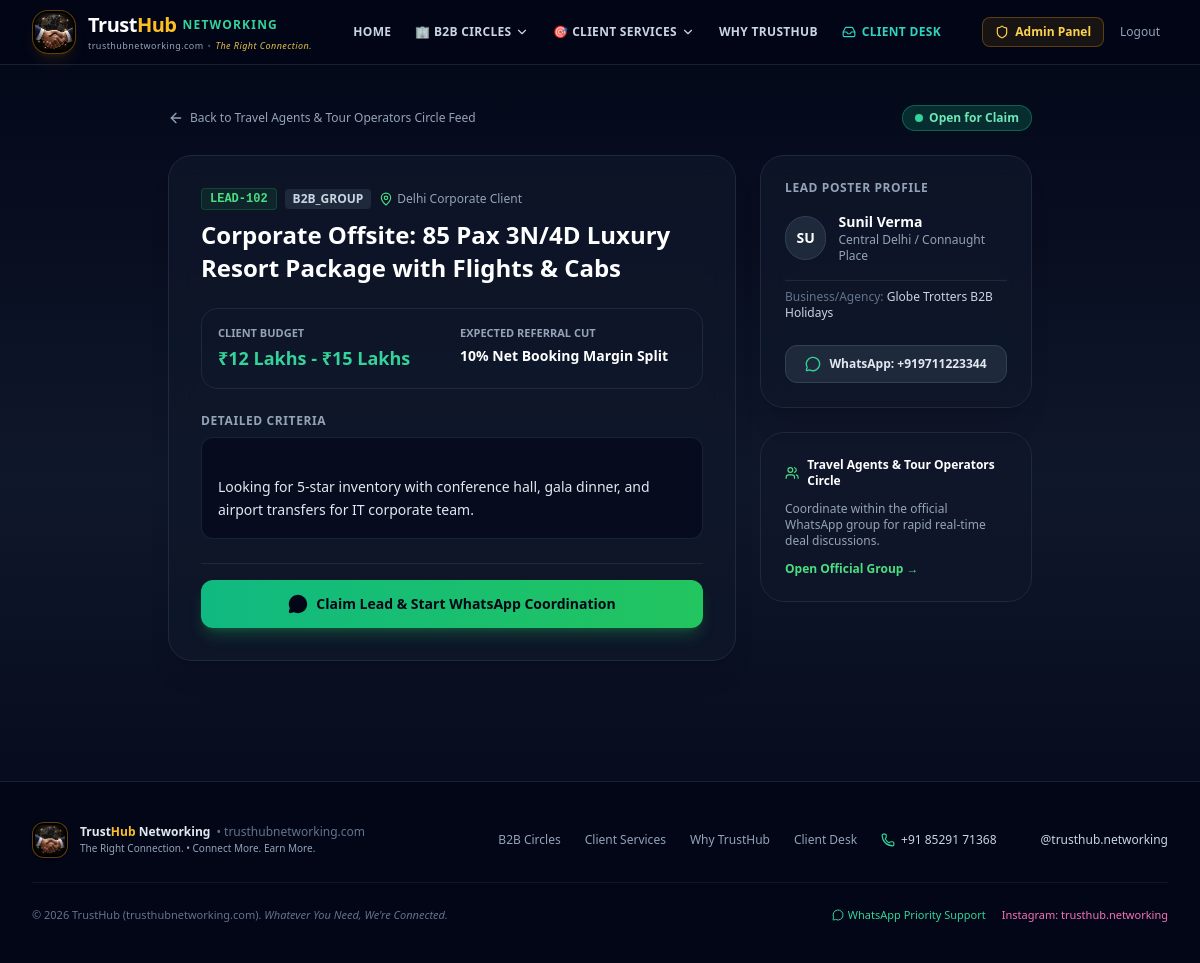
Screenshot of /leads/2 (signed in) with the database file from the repository.
### tables this page shows
CREATE TABLE vertical_groups (
        id INTEGER PRIMARY KEY AUTOINCREMENT,
        name TEXT NOT NULL,
        slug TEXT UNIQUE NOT NULL,
        category TEXT NOT NULL,
        description TEXT,
        icon TEXT DEFAULT 'users',
        whatsapp_group_link TEXT NOT NULL DEFAULT 'https://chat.whatsapp.com/invite-default',
        min_commission_rate TEXT DEFAULT '10-20% Brokerage / Success Fee',
        is_active INTEGER DEFAULT 1,
        created_at TIMESTAMP DEFAULT CURRENT_TIMESTAMP
    , monthly_fee INTEGER DEFAULT 399);

CREATE TABLE leads (
        id INTEGER PRIMARY KEY AUTOINCREMENT,
        lead_token TEXT UNIQUE,
        group_id INTEGER NOT NULL,
        author_id INTEGER NOT NULL,
        title TEXT NOT NULL,
        deal_type TEXT NOT NULL, -- 'buy', 'sell', 'rent', 'project', 'client_consult', 'other'
        sub_location TEXT NOT NULL,
        budget_range TEXT NOT NULL,
        description TEXT NOT NULL,
        expected_commission TEXT,
        status TEXT DEFAULT 'open', -- 'open', 'claimed', 'in_progress', 'closed', 'disputed'
        claimed_by_id INTEGER,
        claimed_at TIMESTAMP,
        closed_at TIMESTAMP,
        deal_value REAL DEFAULT 0,
        commission_earned REAL DEFAULT 0,
        platform_fee REAL DEFAULT 0,
        created_at TIMESTAMP DEFAULT CURRENT_TIMESTAMP,
        FOREIGN KEY (group_id) REFERENCES vertical_groups (id),
        FOREIGN KEY (author_id) REFERENCES users (id),
        FOREIGN KEY (claimed_by_id) REFERENCES users (id)
    );

CREATE TABLE users (
        id INTEGER PRIMARY KEY AUTOINCREMENT,
        full_name TEXT NOT NULL,
        phone_number TEXT NOT NULL,
        whatsapp_number TEXT NOT NULL,
        profession_category TEXT NOT NULL,
        profession_custom TEXT,
        group_id INTEGER,
        city_area TEXT NOT NULL,
        business_name TEXT,
        years_experience INTEGER DEFAULT 1,
        rera_or_license_id TEXT,
        source_channel TEXT,
        consent_share_contact INTEGER DEFAULT 1,
        verification_status TEXT DEFAULT 'approved', -- 'pending', 'approved', 'rejected'
        reputation_score INTEGER DEFAULT 100,
        role TEXT DEFAULT 'member', -- 'member', 'admin'
        subscription_status TEXT DEFAULT 'trial', -- 'trial', 'active', 'expired'
        trial_ends_at TIMESTAMP,
        created_at TIMESTAMP DEFAULT CURRENT_TIMESTAMP,
        FOREIGN KEY (group_id) REFERENCES vertical_groups (id)
    );

### main.py (the view)
@app.get("/leads/{lead_id}", response_class=HTMLResponse)
async def lead_detail_page(request: Request, lead_id: int):
    current_user = get_current_user(request)
    lead = models.get_lead_by_id(lead_id)
    if not lead:
        raise HTTPException(status_code=404, detail="Lead not found")
    return templates.TemplateResponse(request=request, name="lead_detail.html", context={
        "current_user": current_user,
        "lead": lead
    })

### templates/lead_detail.html (shortened to what this page needs)
{% extends "layout.html" %}
{% block content %}
<div class="max-w-4xl mx-auto px-4 py-10" x-data="{ closeDealModal: false }">
  <div class="mb-6 flex items-center justify-between">
    <a href="/app" class="text-xs text-slate-400 hover:text-white flex items-center gap-1.5 transition">
      <i data-lucide="arrow-left" class="w-4 h-4"></i>
      <span>Back to {{ lead.group_name }} Feed</span>
    </a>
    {% if lead.status == 'open' %}
      <span class="text-xs font-bold px-3 py-1 rounded-full bg-emerald-500/20 text-emerald-300 border border-emerald-500/40 flex items-center gap-1.5">
        <span class="w-2 h-2 rounded-full bg-emerald-400 animate-ping"></span>
        Open for Claim
      </span>
    {% elif lead.status == 'claimed' %}
      <span class="text-xs font-bold px-3 py-1 rounded-full bg-amber-500/20 text-amber-300 border border-amber-500/40">
        Claimed & In Progress
      </span>
    {% elif lead.status == 'closed' %}
      <span class="text-xs font-bold px-3 py-1 rounded-full bg-purple-500/20 text-purple-300 border border-purple-500/40">
        Deal Successfully Closed
      </span>
    {% endif %}
  </div>
  <div class="grid grid-cols-1 lg:grid-cols-3 gap-6 items-start">
    <div class="lg:col-span-2 space-y-6">
      <div class="p-8 rounded-3xl glass-card border border-slate-800 shadow-xl space-y-6">
        <div>
          <div class="flex items-center gap-2 mb-2">
            <span class="font-mono text-xs font-bold text-brand-400 bg-brand-500/10 px-2 py-0.5 rounded border border-brand-500/20">
              {{ lead.lead_token }}
            </span>
            <span class="text-xs uppercase font-semibold px-2 py-0.5 rounded bg-slate-800 text-slate-300">
              {{ lead.deal_type }}
            </span>
            <span class="text-xs text-slate-400 flex items-center gap-1">
              <i data-lucide="map-pin" class="w-3.5 h-3.5 text-brand-400"></i>
              {{ lead.sub_location }}
            </span>
          </div>
          <h1 class="text-2xl font-extrabold text-white leading-snug">
            {{ lead.title }}
          </h1>
        </div>
        <div class="grid grid-cols-2 gap-4 p-4 rounded-2xl bg-slate-900/80 border border-slate-800">
          <div>
            <div class="text-[11px] uppercase font-bold text-slate-400">Client Budget</div>
            <div class="text-lg font-extrabold text-emerald-400 mt-0.5">{{ lead.budget_range }}</div>
          </div>
          <div>
            <div class="text-[11px] uppercase font-bold text-slate-400">Expected Referral Cut</div>
            <div class="text-sm font-bold text-white mt-1">{{ lead.expected_commission or 'Standard Commission' }}</div>
          </div>
        </div>
        <div>
          <h3 class="text-xs font-bold uppercase tracking-wider text-slate-400 mb-2">Detailed Criteria</h3>
          <div class="text-sm text-slate-200 leading-relaxed whitespace-pre-line p-4 rounded-xl bg-slate-950/60 border border-slate-800/80">
            {{ lead.description }}
          </div>
        </div>
        <div class="pt-4 border-t border-slate-800 flex flex-wrap items-center justify-between gap-4">
          {% if lead.status == 'open' and lead.author_id != current_user.id %}
            <form action="/leads/claim/{{ lead.id }}" method="POST" class="w-full">
              <button type="submit" class="w-full py-3.5 px-6 rounded-xl bg-gradient-to-r from-emerald-500 to-brand-500 hover:from-emerald-400 hover:to-brand-400 text-slate-950 font-extrabold text-sm shadow-lg shadow-brand-500/25 flex items-center justify-center gap-2 transition">
                <i data-lucide="message-circle" class="w-5 h-5 fill-current"></i>
                <span>Claim Lead & Start WhatsApp Coordination</span>
              </button>
            </form>
          {% endif %}
        </div>
      </div>
    </div>
    <div class="space-y-6">
      <div class="p-6 rounded-3xl glass-card border border-slate-800 shadow-xl space-y-4">
        <h3 class="text-xs font-bold uppercase tracking-wider text-slate-400">Lead Poster Profile</h3>
        <div class="flex items-center gap-3">
          <div class="w-11 h-11 rounded-full bg-slate-800 border border-slate-700 flex items-center justify-center text-white font-bold text-sm">
            {{ lead.author_name[:2].upper() }}
          </div>
          <div>
            <div class="text-sm font-bold text-white">{{ lead.author_name }}</div>
            <div class="text-xs text-slate-400">{{ lead.author_city }}</div>
          </div>
        </div>
        {% if lead.author_business %}
          <div class="text-xs text-slate-300 pt-2 border-t border-slate-800">
            <span class="text-slate-500">Business/Agency:</span> {{ lead.author_business }}
          </div>
        {% endif %}
        <div class="pt-2">
          {% set msg_author = "Hi " ~ lead.author_name ~ ", reaching out regarding " ~ lead.lead_token ~ " on TrustHub Networking." %}
          <a href="https://wa.me/{{ lead.author_whatsapp }}?text={{ msg_author|urlencode }}" target="_blank" rel="noopener noreferrer" class="w-full py-2.5 px-3 rounded-xl bg-slate-800 hover:bg-slate-700 text-slate-200 text-xs font-semibold flex items-center justify-center gap-2 transition border border-slate-700">
            <i data-lucide="message-circle" class="w-4 h-4 text-emerald-400"></i>
            <span>WhatsApp: +{{ lead.author_whatsapp }}</span>
          </a>
        </div>
      </div>
      <div class="p-6 rounded-3xl bg-slate-900/60 border border-slate-800 space-y-3 text-xs text-slate-400">
        <div class="flex items-center gap-2 text-white font-bold">
          <i data-lucide="users" class="w-4 h-4 text-brand-400"></i>
          <span>{{ lead.group_name }}</span>
        </div>
        <p>Coordinate within the official WhatsApp group for rapid real-time deal discussions.</p>
        <a href="{{ lead.whatsapp_group_link }}" target="_blank" class="text-brand-400 hover:underline block font-semibold">
          Open Official Group &rarr;
        </a>
      </div>
    </div>
  </div>
</div>
{% endblock %}

### templates/layout.html (style rules this page uses)
.glass-card { background: rgba(15, 23, 42, 0.75); backdrop-filter: blur(12px); border: 1px solid rgba(255, 255, 255, 0.08); }

### rows the page displays
vertical_groups: group_name "Travel Agents & Tour Operators Circle"
leads: lead_token "LEAD-102", deal_type "B2B_GROUP", sub_location "Delhi Corporate Client", title "Corporate Offsite: 85 Pax 3N/4D Luxury Resort Package with Flights & Cabs", budget_range "₹12 Lakhs - ₹15 Lakhs", expected_commission "10% Net Booking Margin Split", description "Looking for 5-star inventory with conference hall, gala dinner, and airport transfers for IT corporate team."
users: full_name "SU", author_name "Sunil Verma", author_city "Central Delhi / Connaught Place", author_business "Globe Trotters B2B Holidays", author_whatsapp "919711223344"
